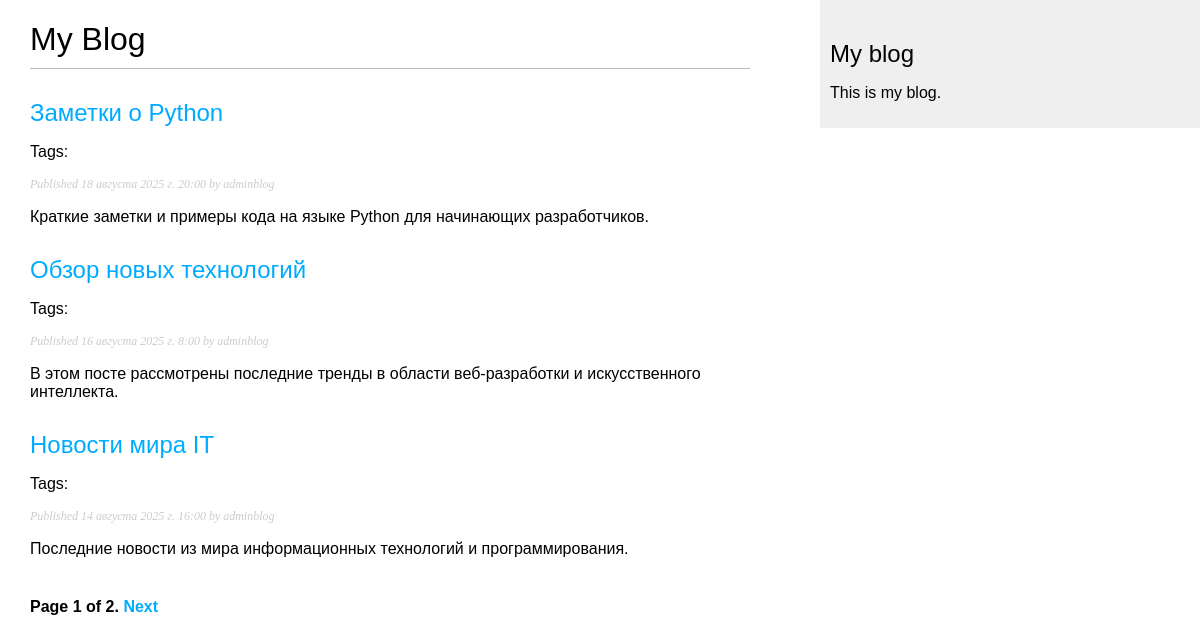
/blog/, run on an earlier commit of the app's database.
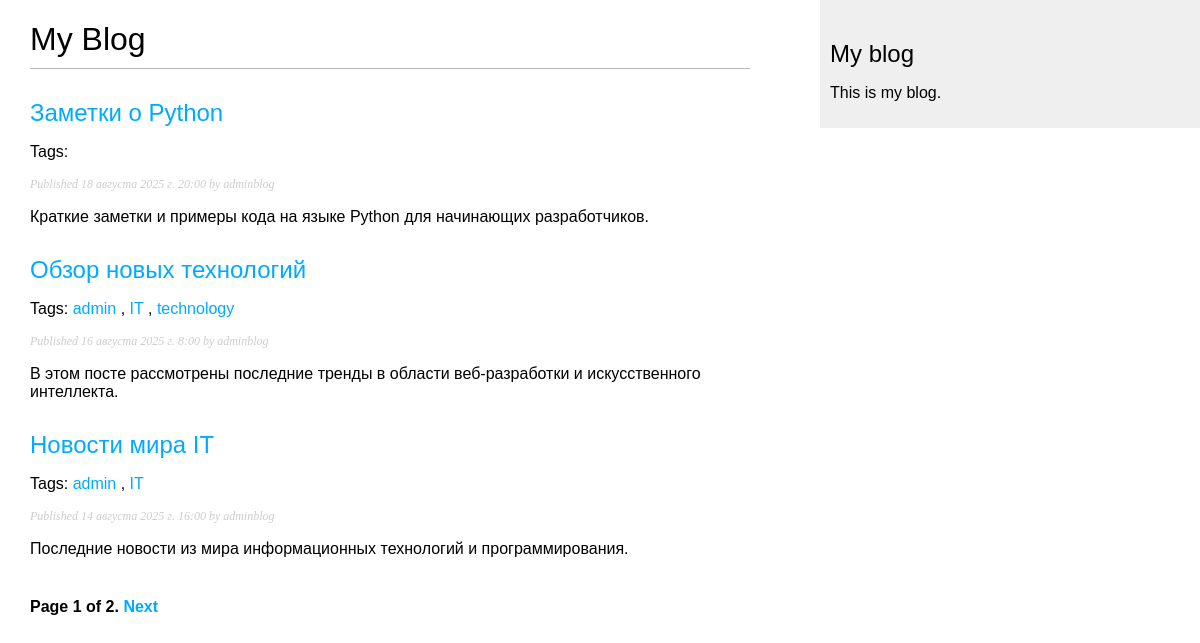
And on a later commit of the database.
### blog/models.py (models this page shows, shortened)
class Post(models.Model):
    class Status(models.TextChoices):
        DRAFT = 'DF', 'Draft'
        PUBLISHED = 'PB', 'Published'
    title = models.CharField(max_length=50, verbose_name='название')
    slug = models.SlugField(max_length=50, unique_for_date='publish', verbose_name='слаг')
    body = models.TextField(verbose_name='содержание')
    publish = models.DateTimeField(default=timezone.now, verbose_name='дата публикации')
    created = models.DateTimeField(auto_now_add=True, verbose_name='создан')
    updated = models.DateTimeField(auto_now=True, verbose_name='обновлен')
    status = models.CharField(max_length=2, choices=Status.choices, default=Status.DRAFT, verbose_name='статус')
    author = models.ForeignKey(User, on_delete=models.CASCADE, related_name='blog_posts', verbose_name='автор')
    objects = models.Manager()
    published = PublishManager()
    tags = TaggableManager()
    class Meta:
        ordering = ['-publish']
        verbose_name = 'пост'
        verbose_name_plural = 'посты'
        indexes = [
            models.Index(fields=['-publish']),
        ]
    def get_absolute_url(self):
        return reverse('blog:post_detail',
                       args=[
                            self.publish.year,
                            self.publish.month,
                            self.publish.day,
                            self.slug
                        ])

### blog/views.py (the view)
# urls.py: path('', posts_list, name='posts_list'),
def posts_list(request, tag_slug=None):
    post_list = Post.published.all()
    tag = None
    if tag_slug:
        tag = get_object_or_404(Tag, slug=tag_slug)
        post_list = post_list.filter(tags__in=[tag])
    paginator = Paginator(post_list, 3)
    page_number = request.GET.get('page', 1)
    try:
        posts = paginator.page(page_number)
    except PageNotAnInteger:
        posts = paginator.page(1)
    except EmptyPage:
        posts = paginator.page(paginator.num_pages)
    context = {
        'posts': posts,
        'tag':tag,
        'title': 'Опубликованные статьи',
    }
    return render(request, 'blog/post/posts_list.html', context=context)

### blog/models.py (called while the page is built)
    def get_queryset(self):
        return super().get_queryset().filter(status=Post.Status.PUBLISHED)

### blog/templates/blog/post/posts_list.html (shortened to what this page needs)
 {% extends "blog/base.html" %}
 {% block content %}
  <h1>My Blog</h1>
  {% for post in posts %}
    <h2>
        <a href="{{ post.get_absolute_url }}">
            {{ post.title }}
        </a>
    </h2>
    <p class="tags">
        Tags:
         {% for tag in post.tags.all %}
        <a href="{% url 'blog:posts_list_by_tag' tag.slug %}">
            {{ tag.name }}
        </a>
        {% if not forloop.last %}, {% endif %}
      {% endfor %}
    </p>
    <p class="date">
      Published {{ post.publish }} by {{ post.author }}
    </p>
    {{ post.body|truncatewords:30|linebreaks }}
  {% endfor %}
 {% include "pagination.html" with page=posts %}
 {% endblock %}

### blog/templates/blog/base.html (shortened to what this page needs)
 {% load static %}
 <!DOCTYPE html>
 <html>
 <head>
 <link href="{% static 'css/blog.css' %}" rel="stylesheet">
 </head>
 <body>
 <div id="content">
    {% block content %}
    {% endblock %}
 </div>
 <div id="sidebar">
 <h2>My blog</h2>
 <p>This is my blog.</p>
 </div>
 </body>
 </html>

### blog/templates/pagination.html (shortened to what this page needs)
<div class="pagination">
 <span class="step-links">
 <span class="current">
        Page {{ page.number }} of {{ page.paginator.num_pages }}.
 </span>
      {% if page.has_next %}
 <a href="?page={{ page.next_page_number }}">Next</a>
      {% endif %}
 </span>
 </div>

### blog/static/css/blog.css (style rules this page uses)
body { margin:0; padding:0; font-family:helvetica, sans-serif; }
a { color:#00abff; text-decoration:none; }
h1 { font-weight:normal; border-bottom:1px solid #bbb; padding:0 0 10px 0; }
h2 { font-weight:normal; margin:30px 0 0; }
#content { float:left; width:60%; padding:0 0 0 30px; }
#sidebar { float:right; width:30%; padding:10px; background:#efefef; height:100%; }
p.date { color:#ccc; font-family: georgia, serif; font-size: 12px; font-style: italic; }
.pagination { margin:40px 0; font-weight:bold; }

What changed in the data, as far as the page shows it:
changed Post "Обзор новых технологий": gains Tag (name "admin")
added Tag: name "IT"
added Tag: name "technology", shown under Post "Обзор новых технологий"
changed Post "Новости мира IT": gains Tag (name "admin")
